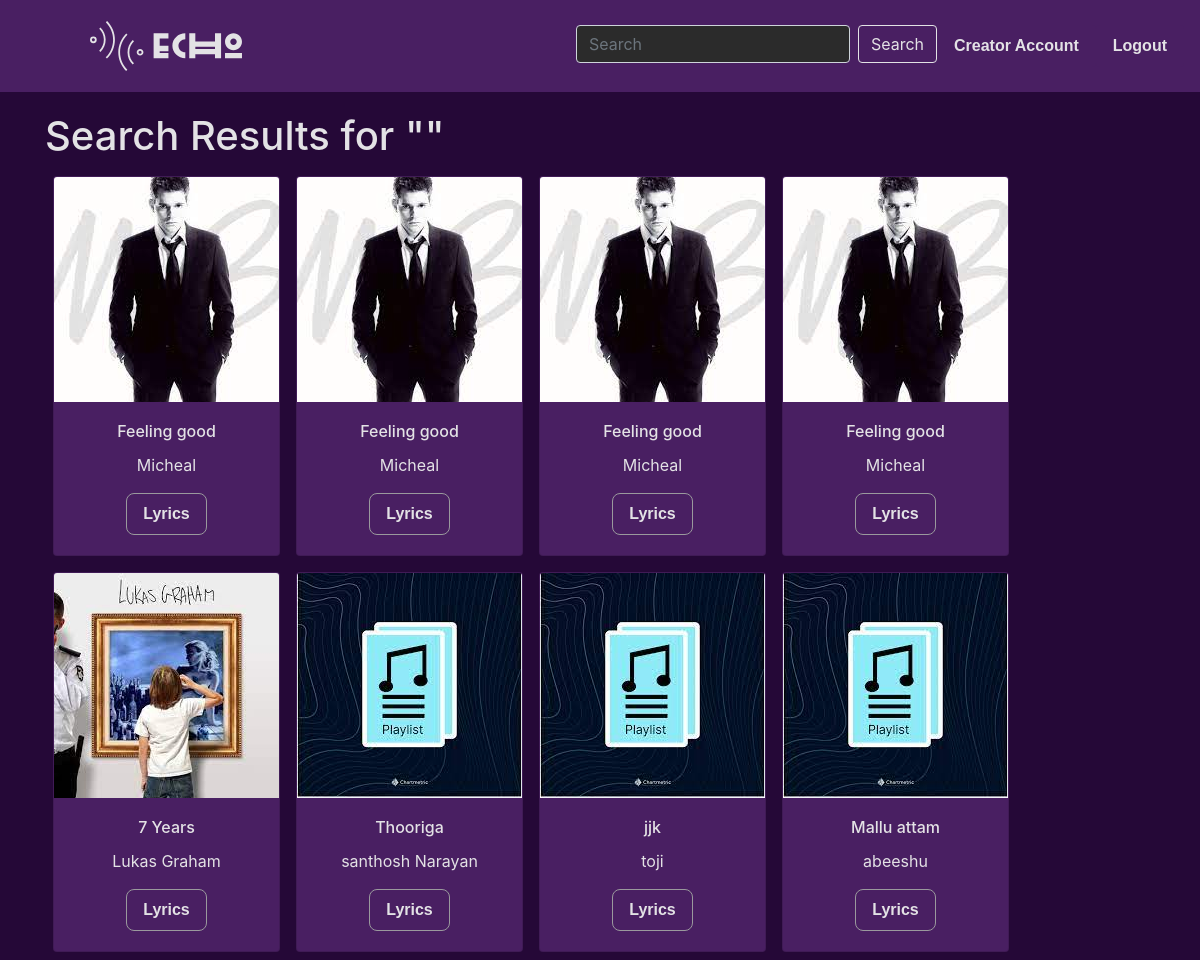
Page /search (signed in) on the committed database.
### models.py (models this page shows, shortened)
class Songs(db.Model):
    id = db.Column(db.Integer, primary_key=True)
    image = db.Column(db.String(), nullable=False)
    title = db.Column(db.String(), nullable=False)
    artist = db.Column(db.String(), nullable=False)
    genre = db.Column(db.String(), nullable=False)
    timestamp = db.Column(db.DateTime, default=datetime.utcnow)
    rating = db.Column(db.Integer)
    mp3 = db.Column(db.String(), nullable=False)
    lyrics = db.Column(db.String())
    album_id = db.Column(db.Integer, db.ForeignKey('album.id'), nullable=False)
    creator_id = db.Column(
        db.Integer, db.ForeignKey('user.id'))
    creator = db.relationship('User', back_populates='songs')

### app.py (the view)
@app.route('/search', methods=['GET'])
@login_required
def search():
    query = request.args.get('query', '')
    results = (
        Songs.query.filter(or_(
            Songs.title.ilike(f'%{query}%'),
            Songs.artist.ilike(f'%{query}%'),
            Songs.genre.ilike(f'%{query}%'),
            Songs.album_id.in_(Album.query.filter(
                Album.title.ilike(f'%{query}%')).with_entities(Album.id))
        )).all()
    )
    return render_template('search_results.html', query=query, results=results)

### app.py (called while the page is built)
@login_manager.user_loader
def load_user(user_id):
    return User.query.get(int(user_id))

### templates/search_results.html (shortened to what this page needs)
{% extends 'base.html' %} {% block title %}Search Results{% endblock %} {% block
content %}
<div class="container">
  <h1>Search Results for "{{ query }}"</h1>
  <div class="d-flex flex-wrap overflow-auto">
    {% for song in results %}
    <div
      class="card mx-2 bgc-2 my-2"
      style="min-width: 200px"
      onclick="redirect({{song.id}})"
    >
      <img
        src="{{ url_for('static', filename='uploads/' + song.image) }}"
        class="card-img-top"
        alt="Song Image"
      />
      <div
        class="card-body d-flex flex-column align-items-center justify-content-center"
      >
        <h6 class="card-title">{{ song.title }}</h6>
        <p class="card-text">{{ song.artist }}</p>
        <a href="{{url_for('play', id=song.id)}}" class="btn btn-primary"
          >Lyrics</a
        >
      </div>
    </div>
    {% endfor %}
  </div>
</div>
{% endblock %}

### static/style.css (style rules this page uses)
.bgc-2 { background-color: #491f62; }
body { background-color: #250837; color: #e3e2e5; }
.container { margin-top: 20px; }
h1 { color: #e3e2e5; }
.card { background-color: #491f62; color: #e3e2e5; }
.card-title { color: #e3e2e5; }
.card-body { padding: 20px; }
.btn-primary { background-color: #491f62; color: #e3e2e5; border: 1px solid #9a999d; border-radius: 8px; padding: 0.5em 1em; font-family: Arial, Helvetica, sans-serif; font-weight: bold; cursor: pointer; }
.d-flex .card { margin-right: 10px; }

### rows in the picture
Songs: image (picture), title "Feeling good", artist "Micheal"
Songs: {{ song.id }} 2 (drawn), image (picture), title "Feeling good", artist "Micheal"
Songs: image (picture), title "Feeling good", artist "Micheal"
Songs: image (picture), title "Feeling good", artist "Micheal"
Songs: image (picture), title "7 Years", artist "Lukas Graham"
Songs: image (picture), title "Thooriga", artist "santhosh Narayan"
Songs: image (picture), title "jjk", artist "toji"
Songs: image (picture), title "Mallu attam", artist "abeeshu"
